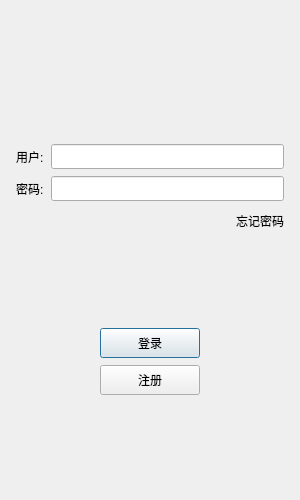
<?xml version="1.0" encoding="UTF-8"?>
<ui version="4.0">
 <class>LoginDialog</class>
 <widget class="QDialog" name="LoginDialog">
  <property name="geometry">
   <rect>
    <x>0</x>
    <y>0</y>
    <width>300</width>
    <height>500</height>
   </rect>
  </property>
  <property name="minimumSize">
   <size>
    <width>300</width>
    <height>500</height>
   </size>
  </property>
  <property name="maximumSize">
   <size>
    <width>300</width>
    <height>500</height>
   </size>
  </property>
  <property name="windowTitle">
   <string>Dialog</string>
  </property>
  <layout class="QVBoxLayout" name="verticalLayout_2">
   <item>
    <layout class="QVBoxLayout" name="verticalLayout">
     <property name="spacing">
      <number>7</number>
     </property>
     <property name="leftMargin">
      <number>5</number>
     </property>
     <property name="topMargin">
      <number>5</number>
     </property>
     <property name="rightMargin">
      <number>5</number>
     </property>
     <property name="bottomMargin">
      <number>5</number>
     </property>
     <item>
      <widget class="QWidget" name="widget" native="true">
       <layout class="QGridLayout" name="gridLayout">
        <item row="1" column="0">
         <widget class="QLabel" name="label">
          <property name="text">
           <string/>
          </property>
          <property name="pixmap">
           <pixmap>:/res/ice.png</pixmap>
          </property>
          <property name="alignment">
           <set>Qt::AlignCenter</set>
          </property>
         </widget>
        </item>
       </layout>
      </widget>
     </item>
     <item>
      <spacer name="verticalSpacer">
       <property name="orientation">
        <enum>Qt::Vertical</enum>
       </property>
       <property name="sizeHint" stdset="0">
        <size>
         <width>20</width>
         <height>40</height>
        </size>
       </property>
      </spacer>
     </item>
     <item>
      <layout class="QHBoxLayout" name="horizontalLayout">
       <item>
        <widget class="QLabel" name="userLabel">
         <property name="minimumSize">
          <size>
           <width>0</width>
           <height>25</height>
          </size>
         </property>
         <property name="text">
          <string>用户:</string>
         </property>
        </widget>
       </item>
       <item>
        <widget class="QLineEdit" name="userEdit">
         <property name="minimumSize">
          <size>
           <width>0</width>
           <height>25</height>
          </size>
         </property>
        </widget>
       </item>
      </layout>
     </item>
     <item>
      <layout class="QHBoxLayout" name="horizontalLayout_2">
       <item>
        <widget class="QLabel" name="passwdLabel">
         <property name="minimumSize">
          <size>
           <width>0</width>
           <height>25</height>
          </size>
         </property>
         <property name="text">
          <string>密码:</string>
         </property>
        </widget>
       </item>
       <item>
        <widget class="QLineEdit" name="passwdEdit">
         <property name="minimumSize">
          <size>
           <width>0</width>
           <height>25</height>
          </size>
         </property>
        </widget>
       </item>
      </layout>
     </item>
     <item>
      <layout class="QHBoxLayout" name="horizontalLayout_3">
       <item>
        <spacer name="horizontalSpacer">
         <property name="orientation">
          <enum>Qt::Horizontal</enum>
         </property>
         <property name="sizeHint" stdset="0">
          <size>
           <width>40</width>
           <height>20</height>
          </size>
         </property>
        </spacer>
       </item>
       <item>
        <widget class="QLabel" name="label_3">
         <property name="minimumSize">
          <size>
           <width>0</width>
           <height>25</height>
          </size>
         </property>
         <property name="text">
          <string>忘记密码</string>
         </property>
        </widget>
       </item>
      </layout>
     </item>
     <item>
      <spacer name="verticalSpacer_2">
       <property name="orientation">
        <enum>Qt::Vertical</enum>
       </property>
       <property name="sizeHint" stdset="0">
        <size>
         <width>20</width>
         <height>40</height>
        </size>
       </property>
      </spacer>
     </item>
     <item>
      <layout class="QHBoxLayout" name="horizontalLayout_4">
       <item>
        <spacer name="horizontalSpacer_2">
         <property name="orientation">
          <enum>Qt::Horizontal</enum>
         </property>
         <property name="sizeHint" stdset="0">
          <size>
           <width>40</width>
           <height>20</height>
          </size>
         </property>
        </spacer>
       </item>
       <item>
        <widget class="QPushButton" name="loginButton">
         <property name="minimumSize">
          <size>
           <width>100</width>
           <height>30</height>
          </size>
         </property>
         <property name="text">
          <string>登录</string>
         </property>
        </widget>
       </item>
       <item>
        <spacer name="horizontalSpacer_3">
         <property name="orientation">
          <enum>Qt::Horizontal</enum>
         </property>
         <property name="sizeHint" stdset="0">
          <size>
           <width>40</width>
           <height>20</height>
          </size>
         </property>
        </spacer>
       </item>
      </layout>
     </item>
     <item>
      <layout class="QHBoxLayout" name="horizontalLayout_5">
       <item>
        <spacer name="horizontalSpacer_4">
         <property name="orientation">
          <enum>Qt::Horizontal</enum>
         </property>
         <property name="sizeHint" stdset="0">
          <size>
           <width>40</width>
           <height>20</height>
          </size>
         </property>
        </spacer>
       </item>
       <item>
        <widget class="QPushButton" name="registerButton">
         <property name="minimumSize">
          <size>
           <width>100</width>
           <height>30</height>
          </size>
         </property>
         <property name="text">
          <string>注册</string>
         </property>
        </widget>
       </item>
       <item>
        <spacer name="horizontalSpacer_5">
         <property name="orientation">
          <enum>Qt::Horizontal</enum>
         </property>
         <property name="sizeHint" stdset="0">
          <size>
           <width>40</width>
           <height>20</height>
          </size>
         </property>
        </spacer>
       </item>
      </layout>
     </item>
     <item>
      <spacer name="verticalSpacer_3">
       <property name="orientation">
        <enum>Qt::Vertical</enum>
       </property>
       <property name="sizeHint" stdset="0">
        <size>
         <width>20</width>
         <height>40</height>
        </size>
       </property>
      </spacer>
     </item>
    </layout>
   </item>
  </layout>
 </widget>
 <resources/>
 <connections/>
</ui>
